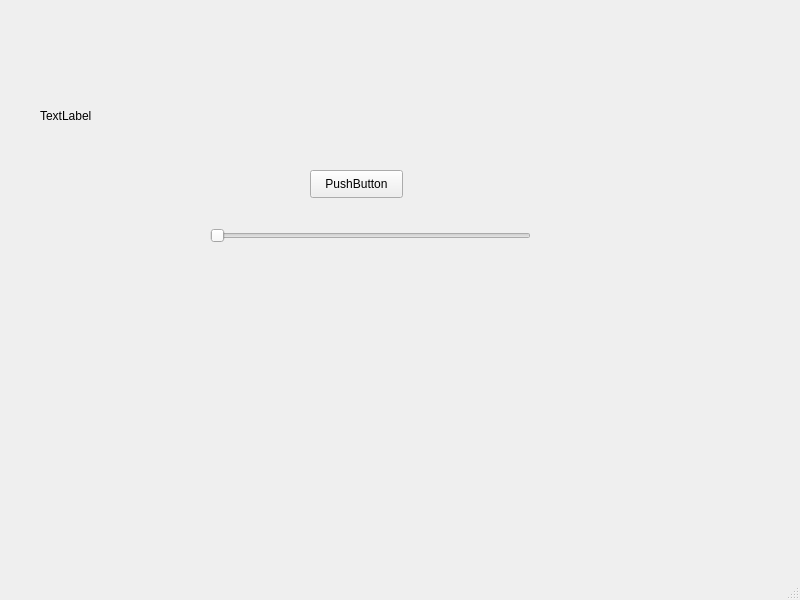
<?xml version="1.0" encoding="UTF-8"?>
<ui version="4.0">
 <class>MainWindow</class>
 <widget class="QMainWindow" name="MainWindow">
  <property name="geometry">
   <rect>
    <x>0</x>
    <y>0</y>
    <width>800</width>
    <height>600</height>
   </rect>
  </property>
  <property name="windowTitle">
   <string>MainWindow</string>
  </property>
  <property name="styleSheet">
   <string notr="true"/>
  </property>
  <widget class="QWidget" name="centralwidget">
   <widget class="QPushButton" name="pushButton">
    <property name="geometry">
     <rect>
      <x>310</x>
      <y>170</y>
      <width>93</width>
      <height>28</height>
     </rect>
    </property>
    <property name="text">
     <string>PushButton</string>
    </property>
   </widget>
   <widget class="QSlider" name="horizontalSlider">
    <property name="geometry">
     <rect>
      <x>210</x>
      <y>220</y>
      <width>321</width>
      <height>31</height>
     </rect>
    </property>
    <property name="orientation">
     <enum>Qt::Horizontal</enum>
    </property>
   </widget>
   <widget class="QLabel" name="label">
    <property name="geometry">
     <rect>
      <x>40</x>
      <y>90</y>
      <width>81</width>
      <height>51</height>
     </rect>
    </property>
    <property name="text">
     <string>TextLabel</string>
    </property>
   </widget>
  </widget>
  <widget class="QMenuBar" name="menubar">
   <property name="geometry">
    <rect>
     <x>0</x>
     <y>0</y>
     <width>800</width>
     <height>26</height>
    </rect>
   </property>
  </widget>
  <widget class="QStatusBar" name="statusbar"/>
 </widget>
 <resources/>
 <connections/>
</ui>
